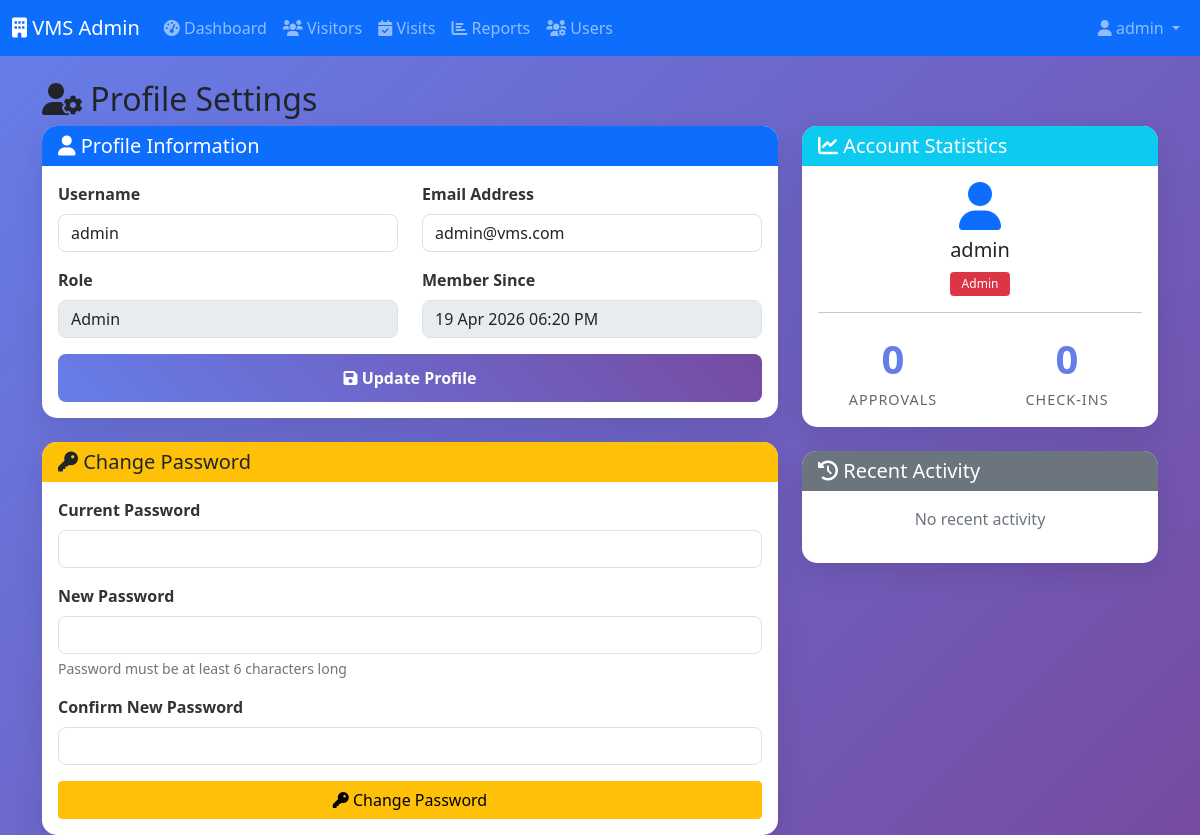
Screenshot of /admin/profile.php (signed in) with the database file from the repository.
### tables this page shows
CREATE TABLE users (
    id INT AUTO_INCREMENT PRIMARY KEY,
    username VARCHAR(50) UNIQUE NOT NULL,
    email VARCHAR(100) UNIQUE NOT NULL,
    password VARCHAR(255) NOT NULL,
    role ENUM('admin', 'security') NOT NULL DEFAULT 'security',
    created_at TIMESTAMP DEFAULT CURRENT_TIMESTAMP,
    updated_at TIMESTAMP DEFAULT CURRENT_TIMESTAMP ON UPDATE CURRENT_TIMESTAMP
);

### includes/functions.php (called while the page is built, shortened)
<?php
function formatDateTime($datetime) {
    $date = new DateTime($datetime);
    return $date->format('d M Y h:i A');
}
?>

### admin/profile.php (the view, shortened to what this page needs)
<?php
require_once '../includes/functions.php';
$database = new Database();
$db = $database->getConnection();
$stmt = $db->prepare("SELECT * FROM users WHERE id = :user_id");
$stmt->bindParam(':user_id', $_SESSION['user_id']);
$stmt->execute();
$user = $stmt->fetch(PDO::FETCH_ASSOC);
$stmt = $db->prepare("
    SELECT * FROM activity_logs
    WHERE user_id = :user_id
    ORDER BY created_at DESC
    LIMIT 10
");
$stmt->bindParam(':user_id', $_SESSION['user_id']);
$stmt->execute();
$activities = $stmt->fetchAll(PDO::FETCH_ASSOC);
?>
<!DOCTYPE html>
<html lang="en">
<head>
    <link href="https://cdn.jsdelivr.net/npm/bootstrap@5.1.3/dist/css/bootstrap.min.css" rel="stylesheet">
    <link href="https://cdnjs.cloudflare.com/ajax/libs/font-awesome/6.0.0/css/all.min.css" rel="stylesheet">
    <link href="../assets/css/style.css" rel="stylesheet">
</head>
<body>
    <nav class="navbar navbar-expand-lg navbar-dark bg-primary">
        <div class="container-fluid">
            <a class="navbar-brand" href="dashboard.php">
                <i class="fas fa-building"></i> VMS Admin
            </a>
            <div class="collapse navbar-collapse" id="navbarNav">
                <ul class="navbar-nav me-auto">
                    <li class="nav-item">
                        <a class="nav-link" href="dashboard.php">
                            <i class="fas fa-tachometer-alt"></i> Dashboard
                        </a>
                    </li>
                    <li class="nav-item">
                        <a class="nav-link" href="visitors.php">
                            <i class="fas fa-users"></i> Visitors
                        </a>
                    </li>
                    <li class="nav-item">
                        <a class="nav-link" href="visits.php">
                            <i class="fas fa-calendar-check"></i> Visits
                        </a>
                    </li>
                    <li class="nav-item">
                        <a class="nav-link" href="reports.php">
                            <i class="fas fa-chart-bar"></i> Reports
                        </a>
                    </li>
                    <li class="nav-item">
                        <a class="nav-link" href="users.php">
                            <i class="fas fa-users-cog"></i> Users
                        </a>
                    </li>
                </ul>
                <ul class="navbar-nav">
                    <li class="nav-item dropdown">
                        <a class="nav-link dropdown-toggle" href="#" id="navbarDropdown" role="button" data-bs-toggle="dropdown">
                            <i class="fas fa-user"></i> <?php echo $_SESSION['username']; ?>
                        </a>
                    </li>
                </ul>
            </div>
        </div>
    </nav>
    <div class="container mt-4">
        <h2><i class="fas fa-user-cog"></i> Profile Settings</h2>
        <div class="row">
            <div class="col-md-8">
                <div class="card mb-4">
                    <div class="card-header bg-primary text-white">
                        <h5 class="mb-0"><i class="fas fa-user"></i> Profile Information</h5>
                    </div>
                    <div class="card-body">
                        <form method="POST">
                            <div class="row">
                                <div class="col-md-6 mb-3">
                                    <label for="username" class="form-label">Username</label>
                                    <input type="text" class="form-control" id="username" name="username"
                                           value="<?php echo htmlspecialchars($user['username']); ?>" required>
                                </div>
                                <div class="col-md-6 mb-3">
                                    <label for="email" class="form-label">Email Address</label>
                                    <input type="email" class="form-control" id="email" name="email"
                                           value="<?php echo htmlspecialchars($user['email']); ?>" required>
                                </div>
                            </div>
                            <div class="row">
                                <div class="col-md-6 mb-3">
                                    <label for="role" class="form-label">Role</label>
                                    <input type="text" class="form-control" id="role" value="<?php echo htmlspecialchars(ucfirst($user['role'])); ?>" readonly>
                                </div>
                                <div class="col-md-6 mb-3">
                                    <label for="created_at" class="form-label">Member Since</label>
                                    <input type="text" class="form-control" id="created_at" value="<?php echo formatDateTime($user['created_at']); ?>" readonly>
                                </div>
                            </div>
                            <div class="d-grid">
                                <button type="submit" class="btn btn-primary">
                                    <i class="fas fa-save"></i> Update Profile
                                </button>
                            </div>
                        </form>
                    </div>
                </div>
                <div class="card">
                    <div class="card-header bg-warning text-dark">
                        <h5 class="mb-0"><i class="fas fa-key"></i> Change Password</h5>
                    </div>
                    <div class="card-body">
                        <form method="POST">
                            <div class="mb-3">
                                <label for="current_password" class="form-label">Current Password</label>
                                <input type="password" class="form-control" id="current_password" name="current_password" required>
                            </div>
                            <div class="mb-3">
                                <label for="new_password" class="form-label">New Password</label>
                                <input type="password" class="form-control" id="new_password" name="new_password"
                                       minlength="6" required>
                                <div class="form-text">Password must be at least 6 characters long</div>
                            </div>
                            <div class="mb-3">
                                <label for="confirm_password" class="form-label">Confirm New Password</label>
                                <input type="password" class="form-control" id="confirm_password" name="confirm_password" required>
                            </div>
                            <div class="d-grid">
                                <button type="submit" class="btn btn-warning">
                                    <i class="fas fa-key"></i> Change Password
                                </button>
                            </div>
                        </form>
                    </div>
                </div>
            </div>
            <div class="col-md-4">
                <div class="card mb-4">
                    <div class="card-header bg-info text-white">
                        <h5 class="mb-0"><i class="fas fa-chart-line"></i> Account Statistics</h5>
                    </div>
                    <div class="card-body">
                        <div class="text-center mb-3">
                            <i class="fas fa-user fa-3x text-primary mb-2"></i>
                            <h5><?php echo htmlspecialchars($user['username']); ?></h5>
                            <span class="badge bg-<?php echo $user['role'] === 'admin' ? 'danger' : 'success'; ?>">
                                <?php echo htmlspecialchars(ucfirst($user['role'])); ?>
                            </span>
                        </div>
                        <hr>
                        <div class="row text-center">
                            <div class="col-6">
                                <div class="stats-number">
                                    <?php
                                    $stmt = $db->prepare("SELECT COUNT(*) as count FROM visits WHERE approved_by = :user_id");
                                    $stmt->bindParam(':user_id', $_SESSION['user_id']);
                                    $stmt->execute();
                                    echo $stmt->fetch(PDO::FETCH_ASSOC)['count'];
                                    ?>
                                </div>
                                <div class="stats-label">Approvals</div>
                            </div>
                            <div class="col-6">
                                <div class="stats-number">
                                    <?php
                                    $stmt = $db->prepare("SELECT COUNT(*) as count FROM visits WHERE checked_in_by = :user_id");
                                    $stmt->bindParam(':user_id', $_SESSION['user_id']);
                                    $stmt->execute();
                                    echo $stmt->fetch(PDO::FETCH_ASSOC)['count'];
                                    ?>
                                </div>
                                <div class="stats-label">Check-ins</div>
                            </div>
                        </div>
                    </div>
                </div>
                <div class="card">
                    <div class="card-header bg-secondary text-white">
                        <h5 class="mb-0"><i class="fas fa-history"></i> Recent Activity</h5>
                    </div>
                    <div class="card-body">
                        <?php if (!empty($activities)): ?>
                            <div class="timeline">
                                <?php foreach ($activities as $activity): ?>
                                    <div class="timeline-item mb-3">
                                        <small class="text-muted"><?php echo formatDateTime($activity['created_at']); ?></small>
                                        <div>
                                            <strong><?php echo htmlspecialchars($activity['action']); ?></strong>
                                        </div>
                                        <?php if ($activity['description']): ?>
                                            <small class="text-muted"><?php echo htmlspecialchars($activity['description']); ?></small>
                                        <?php endif; ?>
                                    </div>
                                <?php endforeach; ?>
                            </div>
                        <?php else: ?>
                            <p class="text-muted text-center">No recent activity</p>
                        <?php endif; ?>
                    </div>
                </div>
            </div>
        </div>
    </div>
</body>
</html>

### assets/css/style.css (style rules this page uses)
body { background: linear-gradient(135deg, #667eea 0%, #764ba2 100%); min-height: 100vh; font-family: 'Segoe UI', Tahoma, Geneva, Verdana, sans-serif; }
.card { border: none; border-radius: 15px; box-shadow: 0 10px 30px rgba(0, 0, 0, 0.1); }
.card-header { border-radius: 15px 15px 0 0 !important; border: none; }
.form-control, .form-select { border-radius: 8px; border: 1px solid #e0e0e0; transition: all 0.3s ease; }
.btn-primary { background: linear-gradient(45deg, #667eea, #764ba2); border: none; border-radius: 8px; padding: 12px 30px; font-weight: 600; transition: all 0.3s ease; }
.form-label { font-weight: 600; color: #333; margin-bottom: 0.5rem; }
.stats-number { font-size: 2.5rem; font-weight: bold; color: #667eea; }
.stats-label { color: #666; font-size: 0.9rem; text-transform: uppercase; letter-spacing: 1px; }
.badge { padding: 0.5em 1em; font-weight: 500; }

### rows the page displays
users: username "admin", email "admin@vms.com", role "Admin", created_at "19 Apr 2026 06:20 PM"

### other values shown
$_SESSION['username'] "admin"
$stmt->fetch(PDO::FETCH_ASSOC)['count'] "0"
